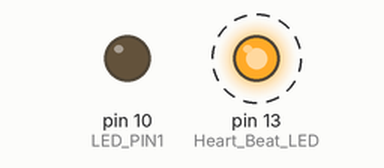
Simulated run of this sketch. Board: Arduino Uno, built with avr-gcc and run on an emulated ATmega328P. On the bench: output pins drawn as LEDs (lit = HIGH). Dashed ring = blinking. What the sketch prints to the serial monitor is not drawn.

Above: at 0.1 s.
Timing chart, 0 to 40.0 s (numbered marks = the images above):
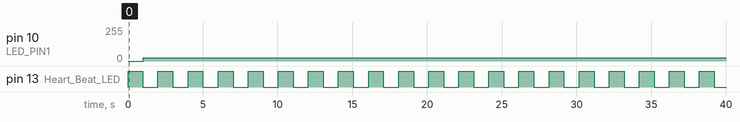

Measured:
- by itself, pin 10 (LED_PIN1): 0/255 → 26/255 at 1.0 s
- by itself, pin 13 (Heart_Beat_LED): alternates HIGH for 1.0 s and LOW for 1.0 s

The sketch:

Sweep6.ino
```cpp
#include <PWM.h>                  // PWM Frequency library available at https://code.google.com/archive/p/arduino-pwm-frequency-library/downloads
#include "wiring_private.h"

// VL: Mi bas de la guitare (E2): 82.41 Hz

#define LED_PIN1 10          // pin Arduino pour activer les LED
#define LED_PIN2 3
//#define LOG

long frequence1;       // Frequence de pulsation courante (Hz)
long frequence2;       // Frequence de pulsation courante (Hz)
float dutyCycle;      // Duty cycle du PWM de 1 à 100
unsigned int dc;
unsigned long delai;
boolean light_on;

void setup() {

  Serial.begin(250000);
  Serial.flush();
  Serial.println("Sweep5");

  pinMode(LED_BUILTIN, OUTPUT); // Heart Beat LED
  digitalWrite(LED_BUILTIN, HIGH);

  delai = 1000;
  frequence1 = 82;
  frequence2 = 83;
  dutyCycle = 10;
  dc = round(dutyCycle*255/100);

  InitTimersSafe();   // initialiser tous les timers sauf 0 qui est utilise pour millis()
}


void loop() {
  uint16_t top;
  uint16_t cnt;
  float pct;
  uint32_t compteur;

  delay(delai);

  while (ICR1 - TCNT1 > 50);
  SetFrequency16_PS8(frequence1);
  myPwmWrite_TIMER1B(dc);
  digitalWrite(LED_BUILTIN, LOW);

  delay(delai);

  while (ICR1 - TCNT1 > 50);
  SetFrequency16_PS8(frequence2);
  myPwmWrite_TIMER1B(dc);
  digitalWrite(LED_BUILTIN, HIGH);
}

void SetFrequency16_PS8(uint32_t f) {

  uint16_t multiplier = 8;
  uint8_t iterate = 2;

  //getting the timer top using the new multiplier
  uint16_t timerTop = (uint16_t)(F_CPU/(2* f * multiplier));

  SetTop_16(timerTop);
  SetPrescaler_16((prescaler)iterate);
}


void myPwmWrite_TIMER1B(uint8_t val) {

  pinMode(LED_PIN1, OUTPUT);

  //casting "val" to be larger so that the final value (which is the partially
  //the result of multiplying two potentially high value int16s) will not truncate
  uint32_t tmp = val;

  if (val == 0)
    digitalWrite(LED_PIN1, LOW);
  else if (val == 255)
    digitalWrite(LED_PIN1, HIGH);
  else
  {
    uint16_t regLoc16 = 0;
    uint16_t regLoc8 = 0;

    uint16_t top;

    // start - TIMER1B specific
    sbi(TCCR1A, COM1B1);
    regLoc16 = OCR1B_MEM;
    top = Timer1_GetTop();
    // end - TIMER1B specific

    if(regLoc16)
      _SFR_MEM16(regLoc16) = (tmp*top)/255;
    else
      _SFR_MEM8(regLoc8) = (tmp*top)/255;
  }
}
```
